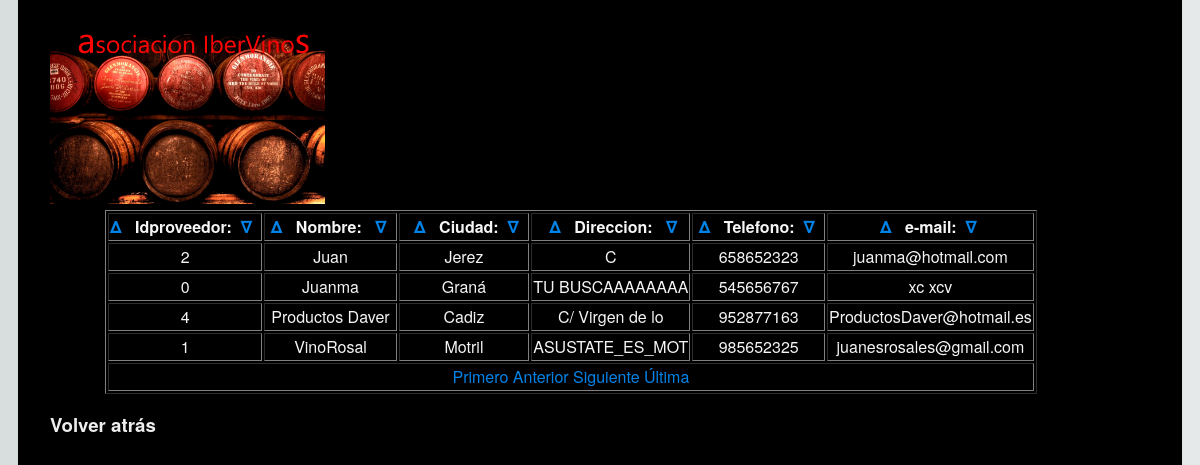
Screenshot of /tablausuariosproveedores.php with the database file from the repository.
### tables this page shows
CREATE TABLE IF NOT EXISTS `proveedor` (
  `idproveedor` int(6) NOT NULL,
  `nombre` varchar(15) NOT NULL,
  `ciudad` varchar(15) NOT NULL,
  `direccion` varchar(15) NOT NULL,
  `telefono` int(11) NOT NULL,
  `email` varchar(30) NOT NULL
);

### clases/AutoCarga.php (called while the page is built, shortened)
<?php
class AutoCarga {
    static function cargar($clase){
        $clase = str_replace("\\", "/", $clase);
        $archivo = "../clases/" .$clase . ".php";
         if (file_exists($archivo)) {
              require $archivo;
         }else{
             $archivo = "clases/" .$clase . ".php";
         }
   }
}

### clases/Request.php (called while the page is built, shortened)
<?php
class Request {
    static function get($nombre, $filtrar=true ,$indice = null) {
        return null;
    }
}

### clases/ManageProveedor.php (called while the page is built, shortened)
<?php
class ManageProveedor {
    private $bd = null;
    private $tabla = "proveedor";
    function __construct(DataBase $bd) {
        $this->bd = $bd;
    }
    function count($condicion="1=1", $parametros=array()){
        return $this->bd->count($this->tabla, $condicion, $parametros);
    }
    function getList($pagina=1,$orden="",$nrpp=Contants::NRPP){
        $ordenPredeterminado="$orden, nombre, ciudad,idproveedor";
        if($orden==="" || $orden===null){
             $ordenPredeterminado="nombre, ciudad,idproveedor";
        }
        $registroInicial=($pagina-1)*$nrpp;
        $this->bd->select($this->tabla, "*", "1=1", array(), $ordenPredeterminado,"$registroInicial,$nrpp");
        $r=array();
        while($row = $this->bd->getRow()){
            $proveedor = new Proveedor();
            $proveedor->set($row);
            $r[]=$proveedor;
        }
        return $r;
    }
}

### clases/Database.php (called while the page is built, shortened)
<?php
class Database {
    private $conexion, $consulta;
    function __construct() {
        try {
    $this->conexion = new PDO(
            'mysql:host=' . Contants::SERVER . ';' . 'dbname=' . Contants::DATABASE, Contants::DBUSER,  Contants::DBPASS,  array(
        PDO::ATTR_PERSISTENT => true,
        PDO::MYSQL_ATTR_INIT_COMMAND => 'set names utf8')
    );
    } catch (PDOException $e) {
    var_dump($e);
    echo 'no se ha podido conectar';
    exit();
    }
    }
    function close(){
        $this->conexion = null;
    }
    function send($sql, $parametros=array()){
        $this->consulta = $this->conexion->prepare($sql);
        return $this->consulta->execute();
    }
    function getRow(){
        $r = $this->consulta->fetch();
        return $r;
    }
    function count($tabla, $condicion="1=1", $parametros=array()){
        $sql="select count(*) from $tabla where $condicion";
        $this->send($sql, $parametros);
        $fila=$this->getRow();
        return $fila[0];
    }
        function select($table, $proyeccion="*", $condicion= "1=1", $parametros=array(), $orden="1", $limite=""){
            $limit = "";
            if($limite!==""){
                $limit = "limit $limite";
            }
            $sql = "select $proyeccion from $table where $condicion order by $orden $limit";
            return $this->send($sql, $parametros);
        }
}

### clases/Proveedor.php (called while the page is built, shortened)
<?php
class Proveedor {
    private $idproveedor, $nombre, $ciudad, $direccion, $telefono, $email;
    function __construct($idproveedor=null, $nombre=null, $ciudad=null, $direccion=null, $telefono=null, $email=null) {
         $this->idproveedor=$idproveedor;
         $this->nombre=$nombre;
         $this->ciudad=$ciudad;
         $this->direccion=$direccion;
         $this->telefono=$telefono;
         $this->email=$email;
    }
    function getIdproveedor() {
        return $this->idproveedor;
    }
    function getNombre() {
        return $this->nombre;
    }
    function getCiudad() {
        return $this->ciudad;
    }
    function getDireccion() {
        return $this->direccion;
    }
    function getTelefono() {
        return $this->telefono;
    }
    function getEmail() {
        return $this->email;
    }
    function set($valores, $inicio=0){
        $i=0;
    }
}

### tablausuariosproveedores.php (the view, shortened to what this page needs)
<?php
    require '../ibervinos/clases/AutoCarga.php';
    $bd = new DataBase();
    $gestor = new ManageProveedor($bd);
    $page=  Request::get('page');
    if($page===null || $page===""){
        $page=1;
    }
    $registros=$gestor->count();
    $paginas=ceil($registros /  Contants::NRPP);
    $order=  Request::get("order");
    $sort=  Request::get("sort");
    $orden="$order $sort";
    $trozoEnlace="";
    $proveedores = $gestor->getList($page,trim($orden));
?>
<!DOCTYPE html>
<html lang="es">
    <head>
        <link rel="stylesheet" type="text/css" href="../ibervinos/css/main.css">
    </head>
    <body>
        <table border="1">
            <thead>
                <img style="width: 25%;"src="../ibervinos/image/barrilesdevino.jpg"/>
                <tr>
                    <th>
                        <a href="?order=Idproveedor&sort=asc">&Delta; </a>&nbsp;
                        Idproveedor:&nbsp;
                        <a href="?order=Idproveedor&sort=desc">&Del; </a>&nbsp;
                    </th>
                     <th>
                         &nbsp;<a href="?order=nombre&sort=asc">&Delta; </a>&nbsp;
                        Nombre: &nbsp;
                        <a href="?order=nombre&sort=desc">&Del; </a>&nbsp;
                    </th>
                     <th>
                        &nbsp; &nbsp;<a href="?order=ciudad&sort=asc">&Delta; </a>&nbsp;
                        Ciudad:&nbsp;
                        <a href="?order=ciudad&sort=desc">&Del; </a>&nbsp;
                    </th>
                    <th>
                        &nbsp;<a href="?order=direccion&sort=asc">&Delta; </a>&nbsp;
                       Direccion: &nbsp;
                        <a href="?order=direccion&sort=desc">&Del; </a>
                    </th>
                    <th>
                        &nbsp;<a href="?order=telefono&sort=asc">&Delta; </a>&nbsp;
                        Telefono:&nbsp;
                        <a href="?order=telefono&sort=desc">&Del; </a>&nbsp;
                    </th>
                    <th>
                        &nbsp;<a href="?order=email&sort=asc">&Delta; </a>&nbsp;
                        e-mail:&nbsp;
                        <a href="?order=email&sort=desc">&Del; </a>&nbsp;
            </thead>
            <tfoot>
                <tr>
                    <td colspan="7">
                         <a href='?page=1<?= $trozoEnlace ?>'>Primero</a>
                         <a href="?page=<?php echo max(1, $page-1).$trozoEnlace ?>">Anterior</a>
                         <a href="?page=<?php echo min($page+1,$paginas).$trozoEnlace ?>">Siguiente </a>
                         <a href="?page=<?php echo $paginas.$trozoEnlace ?>">Última </a>
                    </td>
                </tr>
            </tfoot>
            <tbody>
                <?php
                foreach ($proveedores as $indice => $proveedor) { ?>
                <tr>
                    <td><?php echo $proveedor->getIdproveedor(); ?></td>
                    <td><?php echo $proveedor->getNombre(); ?></td>
                    <td><?php echo $proveedor->getCiudad(); ?></td>
                    <td><?php echo $proveedor->getDireccion(); ?></td>
                    <td><?php echo $proveedor->getTelefono(); ?></td>
                    <td><?php echo $proveedor->getEmail(); ?></td>
                </tr>
                <?php
                }
                ?>
            </tbody>
        </table>
        <a href="SeleccionUsuarios.html"><h3>Volver atrás</h3></a>
    </body>
</html>

### css/main.css (style rules this page uses)
html { background-color: #e6e9e9; background-image: -webkit-linear-gradient(270deg,rgb(230,233,233) 0%,rgb(216,221,221) 100%); background-image: linear-gradient(270deg,rgb(230,233,233) 0%,rgb(216,221,221) 100%); -webkit-font-smoothing: antialiased; }
body { margin: 0 auto; padding: 2em 2em 4em; max-width: 1100px; font-family: "Helvetica Neue", Helvetica, Arial, sans-serif; font-size: 16px; line-height: 1.5em; color: #545454; background-color: #000000; box-shadow: 0 0 2px rgba(0, 0, 0, 0.06); }
h1, h2, h3, h4, h5, h6 { color: #eeeeee; font-weight: 600; line-height: 1.3em; }
a { color: #0083e8; }
a:link { text-decoration:none; }
img { position: relative; width: 100%; }
table { position: relative; margin-left: 5%; }
tr { text-align: center; color: whitesmoke; }

### rows the page displays
proveedor: idproveedor "2", nombre "Juan", ciudad "Jerez", direccion "C", telefono "658652323", email "juanma@hotmail.com"
proveedor: idproveedor "0", nombre "Juanma", ciudad "Graná", direccion "TU BUSCAAAAAAAA", telefono "545656767", email "xc xcv"
proveedor: idproveedor "4", nombre "Productos Daver", ciudad "Cadiz", direccion "C/ Virgen de lo", telefono "952877163", email "ProductosDaver@hotmail.es"
proveedor: idproveedor "1", nombre "VinoRosal", ciudad "Motril", direccion "ASUSTATE_ES_MOT", telefono "985652325", email "juanesrosales@gmail.com"
